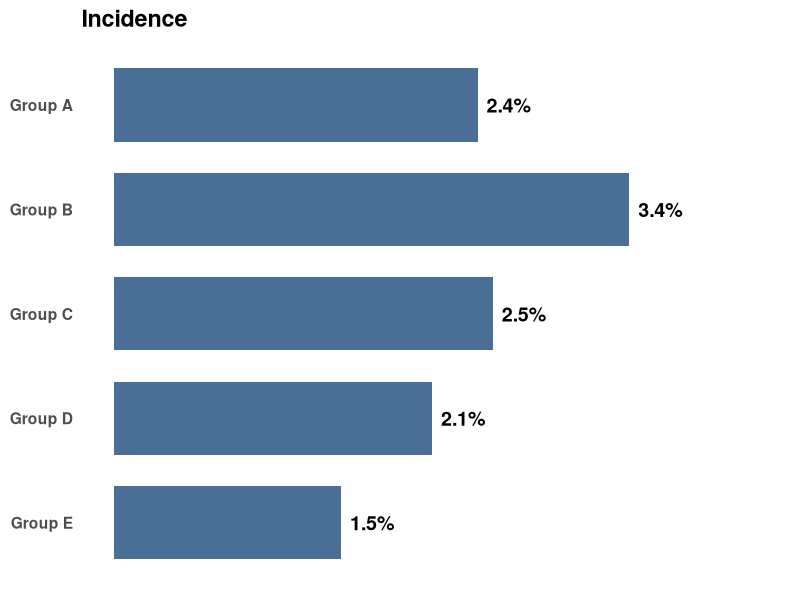

Write R code to recreate this figure.
# =============================
# 1. Load package
# =============================
library(ggplot2)

# =============================
# 2. Example data
# =============================
df <- data.frame(
  group = c("Group A", "Group B", "Group C", "Group D", "Group E"),
  percent = c(2.4, 3.4, 2.5, 2.1, 1.5)
)

# Order from top to bottom
df$group <- factor(df$group, levels = rev(df$group))

# =============================
# 3. Create horizontal bar plot
# =============================
p <- ggplot(df, aes(x = percent, y = group)) +
  geom_col(
    fill = "#4A6F97",
    width = 0.7
  ) +
  geom_text(
    aes(label = sprintf("%.1f%%", percent)),
    hjust = -0.2,
    size = 5,
    fontface = "bold"
  ) +
  expand_limits(x = max(df$percent) * 1.25) +
  labs(
    title = "Incidence",
    x = NULL,
    y = NULL
  ) +
  theme_minimal(base_size = 14) +
  theme(
    plot.title = element_text(face = "bold", hjust = 0),
    axis.text.x = element_blank(),
    axis.ticks = element_blank(),
    panel.grid = element_blank(),
    axis.text.y = element_text(face = "bold")
  )

# =============================
# 4. Save
# =============================
ggsave(
  "./plot/incidence_barplot.pdf",
  plot = p,
  width = 4,
  height = 3,
  dpi = 300
)
